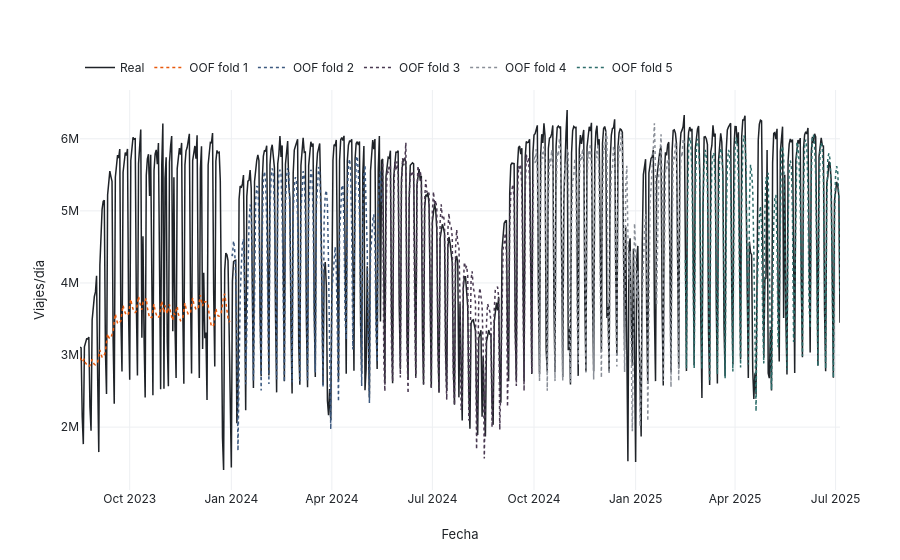
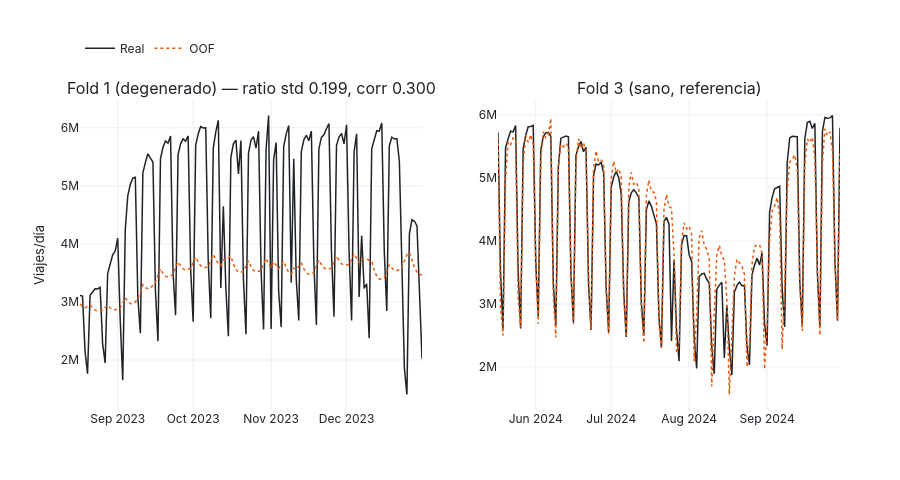

The code cell stored with these charts, in order, in its notebook:
### Code cell
from src.evaluation.memoria_figures import oof_fold1_degenerate_figure, oof_folds_figure

display(oof_folds_figure(oof))
display(oof_fold1_degenerate_figure(oof, fold_log))

### Figure 1 — Plotly figure (JSON) as saved in the notebook; plotly's stock layout.template omitted (floating-point values rounded to 4 significant figures; data arrays with more than 128 entries replaced by an {"elided": "..."} marker saying what was removed)
{"data": [{"line": {"color": "#1F2328", "width": 1.5}, "mode": "lines", "name": "Real", "type": "scatter", "x": {"elided": "689 str values"}, "y": {"elided": "689 float values"}}, {"line": {"color": "#E8590C", "dash": "dot", "width": 1.5}, "mode": "lines", "name": "OOF fold 1", "type": "scatter", "x": {"elided": "137 str values"}, "y": {"elided": "137 float values"}}, {"line": {"color": "#3D5A80", "dash": "dot", "width": 1.5}, "mode": "lines", "name": "OOF fold 2", "type": "scatter", "x": {"elided": "137 str values"}, "y": {"elided": "137 float values"}}, {"line": {"color": "#4A3A52", "dash": "dot", "width": 1.5}, "mode": "lines", "name": "OOF fold 3", "type": "scatter", "x": {"elided": "137 str values"}, "y": {"elided": "137 float values"}}, {"line": {"color": "#8A8F98", "dash": "dot", "width": 1.5}, "mode": "lines", "name": "OOF fold 4", "type": "scatter", "x": {"elided": "137 str values"}, "y": {"elided": "137 float values"}}, {"line": {"color": "#2E6E6B", "dash": "dot", "width": 1.5}, "mode": "lines", "name": "OOF fold 5", "type": "scatter", "x": {"elided": "141 str values"}, "y": {"elided": "141 float values"}}], "layout": {"legend": {"orientation": "h", "y": 1.02, "yanchor": "bottom"}, "xaxis": {"title": {"text": "Fecha"}}, "yaxis": {"title": {"text": "Viajes/día"}}}}

### Figure 2 — Plotly figure (JSON) as saved in the notebook; plotly's stock layout.template omitted (floating-point values rounded to 4 significant figures; data arrays with more than 128 entries replaced by an {"elided": "..."} marker saying what was removed)
{"data": [{"line": {"color": "#1F2328", "width": 1.5}, "mode": "lines", "name": "Real", "showlegend": true, "type": "scatter", "x": {"elided": "137 str values"}, "xaxis": "x", "y": {"elided": "137 float values"}, "yaxis": "y"}, {"line": {"color": "#E8590C", "dash": "dot", "width": 1.5}, "mode": "lines", "name": "OOF", "showlegend": true, "type": "scatter", "x": {"elided": "137 str values"}, "xaxis": "x", "y": {"elided": "137 float values"}, "yaxis": "y"}, {"line": {"color": "#1F2328", "width": 1.5}, "mode": "lines", "name": "Real", "showlegend": false, "type": "scatter", "x": {"elided": "137 str values"}, "xaxis": "x2", "y": {"elided": "137 float values"}, "yaxis": "y2"}, {"line": {"color": "#E8590C", "dash": "dot", "width": 1.5}, "mode": "lines", "name": "OOF", "showlegend": false, "type": "scatter", "x": {"elided": "137 str values"}, "xaxis": "x2", "y": {"elided": "137 float values"}, "yaxis": "y2"}], "layout": {"annotations": [{"font": {"size": 16}, "showarrow": false, "text": "Fold 1 (degenerado) — ratio std 0.199, corr 0.300", "x": 0.225, "xanchor": "center", "xref": "paper", "y": 1.0, "yanchor": "bottom", "yref": "paper"}, {"font": {"size": 16}, "showarrow": false, "text": "Fold 3 (sano, referencia)", "x": 0.775, "xanchor": "center", "xref": "paper", "y": 1.0, "yanchor": "bottom", "yref": "paper"}], "height": 480, "legend": {"orientation": "h", "y": 1.12, "yanchor": "bottom"}, "margin": {"t": 100}, "xaxis": {"anchor": "y", "domain": [0.0, 0.45]}, "xaxis2": {"anchor": "y2", "domain": [0.55, 1.0]}, "yaxis": {"anchor": "x", "domain": [0.0, 1.0], "title": {"text": "Viajes/día"}}, "yaxis2": {"anchor": "x2", "domain": [0.0, 1.0]}}}
